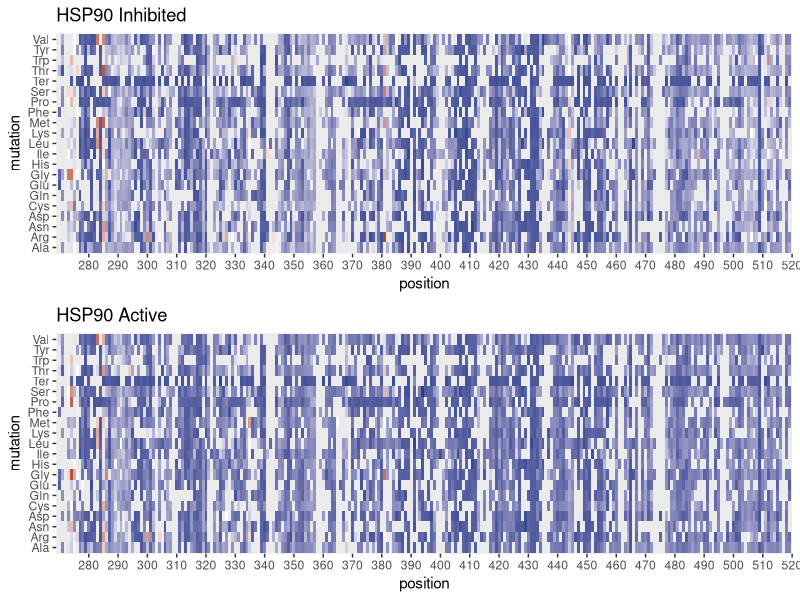
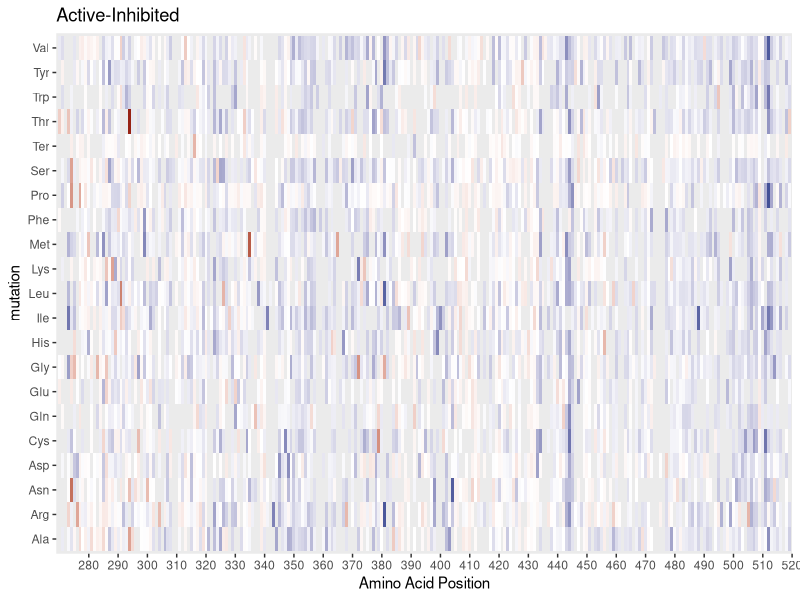

The R script that drew these images, in order: (Note: this script raises an error after producing the figures.)
#------------------------------------------------------------------------
#open packages needed, set workind dir, read data into R:
#------------------------------------------------------------------------
library(gridExtra)
library(readxl)
library(tidyverse)
library(ggplot2)
library(RColorBrewer)
library(dplyr)
library(grDevices)
library(nlme)
library(scales)
library(tidyr)

getwd()
setwd("/Users/arielleaiken/github/src/arielle")


#read dataframe
DF1 <- read_csv("heatmapDF.csv")
DF1 <-na.omit(DF1)


#rename columns
colnames(DF1) <- c("row", "AAposition", "WT", "Mutation", "Radicicol_Score", "No_Radicicol_Score")

colnames(DF1)
DF1



#------------------------------------------------------------------------
#Rescaling method 1. Rescale both HSP90 active and HSP90 inactive columns 
#separately: 
#------------------------------------------------------------------------

#create new rescaled dataframe with range [-1, +1]
rescale(DF1$No_Radicicol_Score, to = c(-1, 1), 
        from = range(DF1$No_Radicicol_Score, finite = TRUE))



DF1_rescaled <- as.data.frame(cbind(DF1$row, 
                                    DF1$AAposition, 
                                    DF1$WT, 
                                    DF1$Mutation,
                                    DF1$Radicicol_Score, 
                                    DF1$No_Radicicol_Score,
                                    rescale(DF1$Radicicol_Score, to = c(-1, 1),
                                            from = range(DF1$Radicicol_Score, finite = TRUE)),
                                    rescale(DF1$No_Radicicol_Score, to = c(-1, 1),
                                            from = range(DF1$No_Radicicol_Score, finite = TRUE))))

DF1_rescaled
colnames(DF1_rescaled) <- c("row","position","wildtype","mutation",
                            "HSP90_inhibited","HSP90_active","HSP90_inhibited_rescaled",
                           "HSP90_active_rescaled")
colnames(DF1_rescaled)
DF1_rescaled$HSP90_active_rescaled

#force type to numeric
DF1_rescaled$HSP90_inhibited <- as.numeric(as.character(DF1_rescaled$HSP90_inhibited))
DF1_rescaled$HSP90_inhibited_rescaled <- as.numeric(as.character(DF1_rescaled$HSP90_inhibited_rescaled))
DF1_rescaled$HSP90_active <- as.numeric(as.character(DF1_rescaled$HSP90_active))
DF1_rescaled$HSP90_active_rescaled <- as.numeric(as.character(DF1_rescaled$HSP90_active_rescaled))
DF1_rescaled$position <- as.numeric(as.character(DF1_rescaled$position))

                                                 
#check that we no longer get the "levels" message (levels indicate non numeric values)                                                 
DF1_rescaled$HSP90_active_rescaled                                        
 

#create HI (HSP90 Inhibited) and HA (HSP90 Active) heatmaps                                          
HI <- ggplot(data=DF1_rescaled, 
       aes(x=position,y=mutation,fill=HSP90_inhibited_rescaled)) +
geom_tile() + 
theme(legend.position = "none", panel.grid.major = element_blank(), 
panel.grid.minor = element_blank()) +
ggtitle("HSP90 Inhibited") +  xlab("position") +
scale_fill_gradient2(low = "red4", mid = "white",high = "royalblue4") +
scale_x_discrete(limits=seq(280,520,by=10))

HA <- ggplot(data=DF1_rescaled, 
              aes(x=position,y=mutation,fill=HSP90_active_rescaled)) +
  geom_tile() + 
  theme(legend.position = "none", panel.grid.major = element_blank(), 
        panel.grid.minor = element_blank()) +
  ggtitle("HSP90 Active") +  xlab("position") +
  scale_fill_gradient2(low = "red4", mid = "white",high = "royalblue4") +
  scale_x_discrete(limits=seq(280,520,by=10))

#arrange heatmaps onto one panel
grid.arrange(HI,HA,nrow=2)

#save csv here, unhash to run once, dont re-run. 
#write.csv(DF1_rescaled,"/Users/arielleaiken/github/src/arielle/rescaled.csv", row.names = FALSE)


#create subtracted (HA-HI) column for rescaled values and add to dataframe. 
#Subtracted values stored as 'S'
S <- DF1_rescaled$HSP90_active_rescaled - DF1_rescaled$HSP90_inhibited_rescaled

DF1_rescaled2 <- as.data.frame(cbind(DF1_rescaled, S))


#Create heatmap with subtracted scores. Heatmap stored as 'subtracted'
subtracted <- ggplot(data=DF1_rescaled, 
                     aes(x=position,y=mutation,fill=S)) +
  geom_tile() + 
  theme(legend.position = "none", panel.grid.major = element_blank(), 
        panel.grid.minor = element_blank()) +
  ggtitle("Active-Inhibited") +  xlab("Amino Acid Position") +
  scale_fill_gradient2(low = "red4", mid = "white",high = "royalblue4") +
  scale_x_discrete(limits=seq(280,520,by=10))
subtracted

#combine all three heatmaps
grid.arrange(HSI,HSA,subtracted, nrow=3)




#coeffcients for fitting a line for residual plot
coefs <- coef(lm(HSP90_inhibited_rescaled~HSP90_active_rescaled, 
        data= DF1_rescaled))
coefs
y=coefs[2]*DF1_rescaled$HSP90_active_rescaled + coefs[1]

ggplot(data=DF1_rescaled,aes(x=HSP90_active_rescaled,y=HSP90_inhibited_rescaled)) +
  geom_point(alpha=0.4,color=I("blue")) + 
  geom_smooth(color="green", size=.3) +
  xlab("HSP90 Active") +ylab("HSP90 Inactive") +ggtitle("Residual Plot") +
  geom_abline(slope=coefs[2],intercept=coefs[1], alpha=.4)

#--------------------------------------------------------------------------#
#Rescaling method 2. Combine hsp90 active and hsp90 inactive scores 
#into one column, THEN rescale together. 
#------------------------------------------------------------------------

#construct a LONG style data frame with both hsp90 active and hsp90 inactive
#scores combined

long_data <- gather(DF1, HSP90, Score, Radicicol_Score:No_Radicicol_Score, factor_key=TRUE)

#rename factor levels from Radicicol/noRadicicol to (HSP90) active/inactive 

levels(long_data$HSP90) <- c("inhibited","active")
long_data

#rescale the score column from -1 to +1
long_data$Score <- rescale(long_data$Score, to = c(-1, 1), 
        from = range(long_data$Score, finite = TRUE))


#rename columns
colnames(long_data) <- c("row","position","wildtype","mutation","HSP90","score")
long_data
#plot heatmap

rescaled_together <- ggplot(data=long_data, 
       aes(x=position,y=mutation,fill=score)) +
  geom_tile() + 
  theme(legend.position = "right", panel.grid.major = element_blank(), 
        panel.grid.minor = element_blank()) +
  ggtitle("HSP90 inhibited and active DMS") +  xlab("position") +
  scale_fill_gradient2(low = "red4", mid = "white",high = "royalblue4") +
  scale_x_discrete(limits=seq(280,520,by=10)) +
  facet_wrap(HSP90~.,nrow=2)



#subtraction plot

active_col <- long_data[which(long_data$HSP90=='active'), ]$score

inhibited_col <- long_data[which(long_data$HSP90=='inhibited'), ]$score

sub_col <- active_col-inhibited_col

with_sub <- as.data.frame(
  cbind(
        DF1$AAposition,
        DF1$WT,
        DF1$Mutation,
        active_col,
        inhibited_col,
        sub_col
        
                          )
          )
colnames(with_sub) <- c("position","wildtype","mutation",
                        "HSP90_active","HSP90_inhibited","subtraction")
colnames(with_sub)

with_sub$position <- as.numeric(as.character(with_sub$position))
with_sub$subtraction <- as.numeric(as.character(with_sub$subtraction))


sub_plot<- ggplot(data=with_sub, 
       aes(x=position,y=mutation,fill=subtraction)) +
  geom_tile() + 
  theme(legend.position = "none", panel.grid.major = element_blank(), 
        panel.grid.minor = element_blank()) +
  ggtitle("active-inhibited") +  xlab("position") +
  scale_fill_gradient2(low = "red4", mid = "white",high = "royalblue4") +
  scale_x_discrete(limits=seq(280,520,by=10)) 

grid.arrange(rescaled_together,sub_plot,nrow=2)

